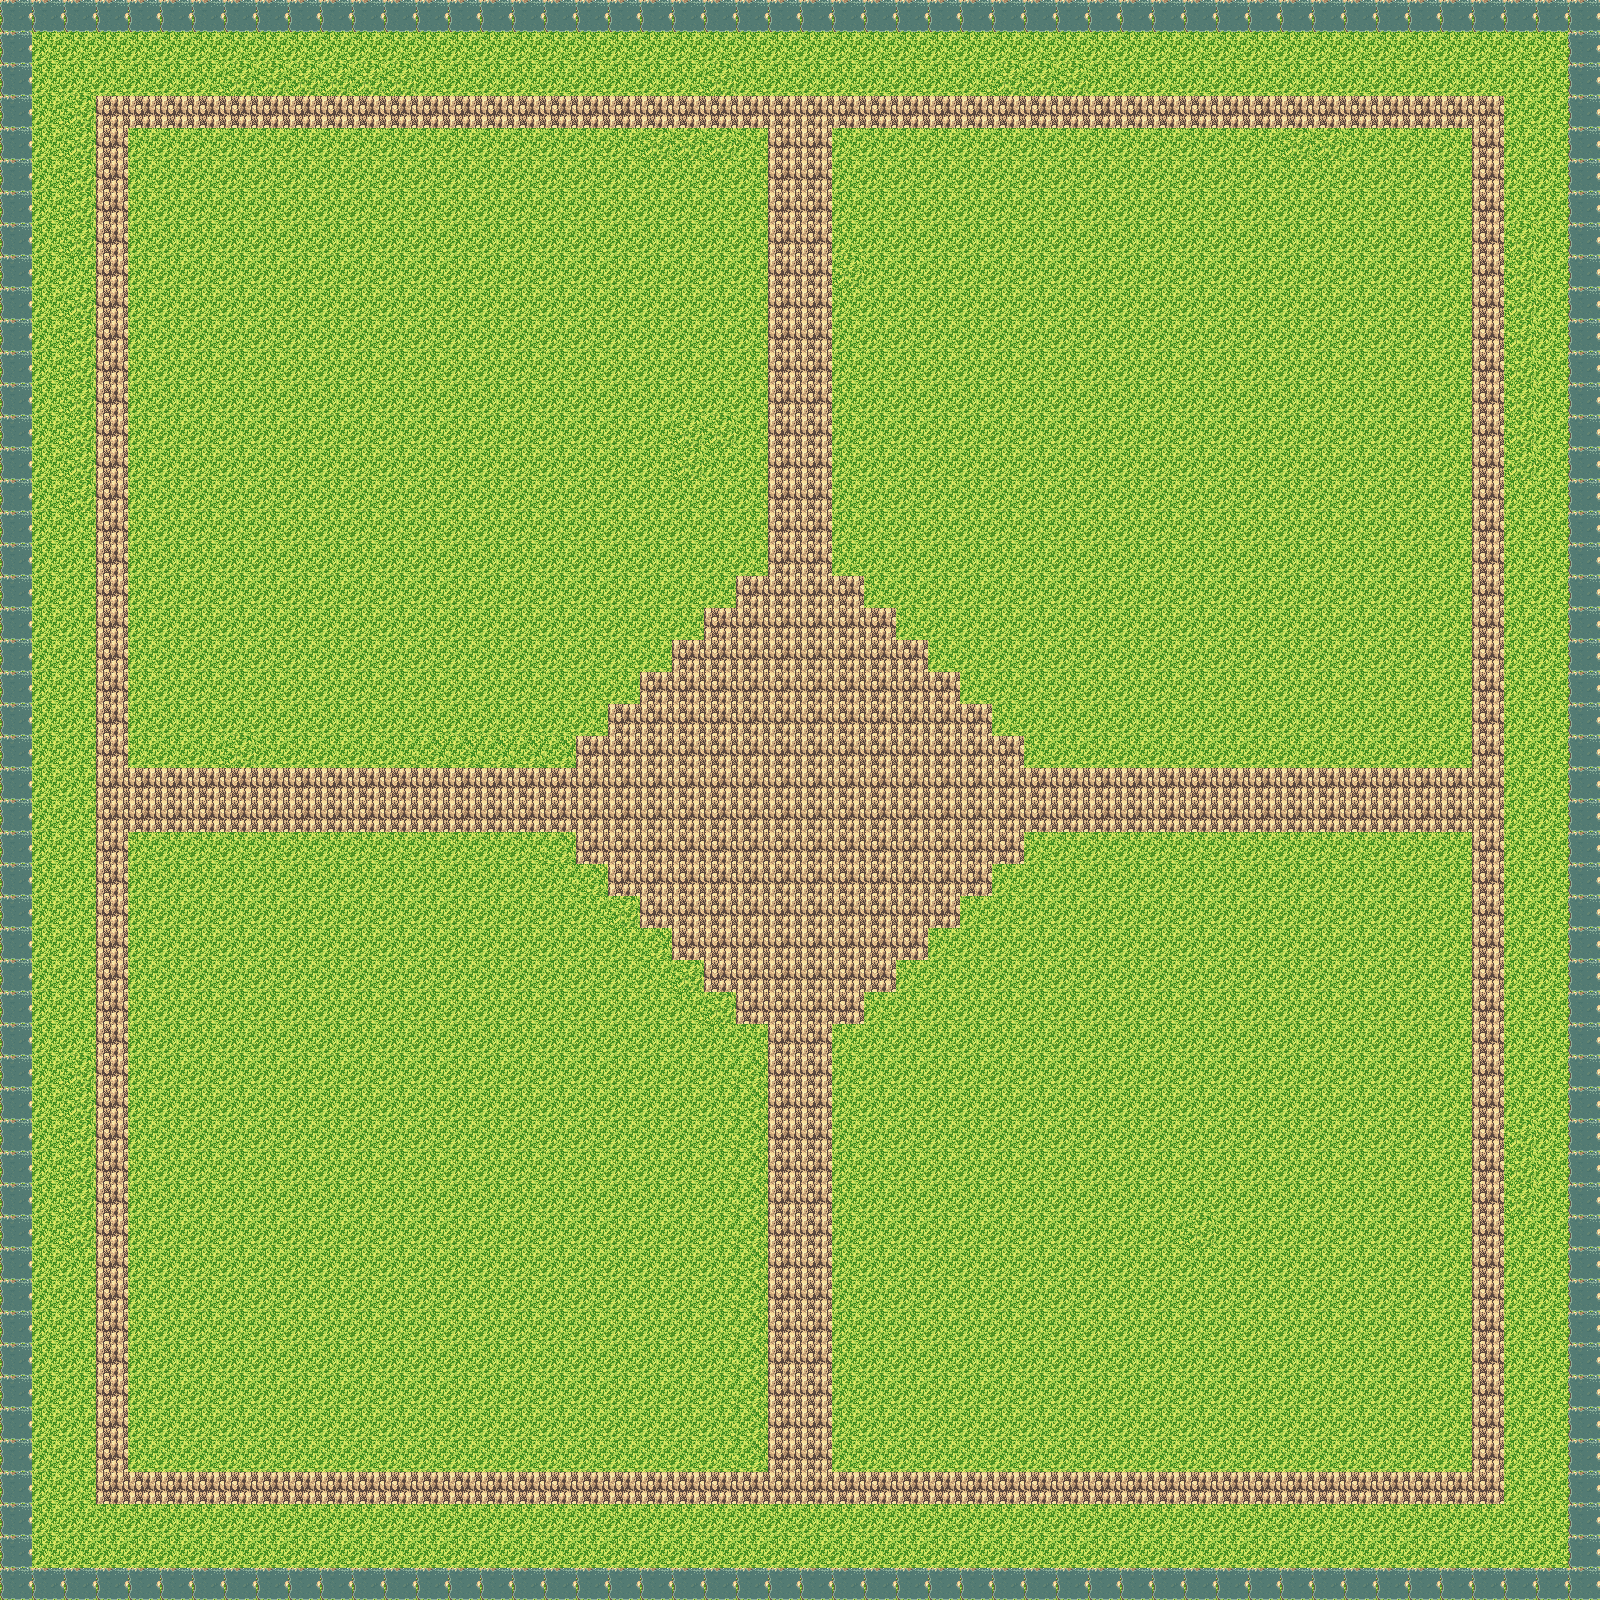

Tiled map render using the project's own tile images. Description and the map definition, with tile-layer contents summarised, below:
An orthogonal 50x50 tile map with 32x32 px tiles, 1 tile layer (Map) and 16 objects.

<map version="1.5" tiledversion="1.7.2" orientation="orthogonal" renderorder="right-down" width="50" height="50" tilewidth="32" tileheight="32" infinite="0" nextlayerid="4" nextobjectid="50">
 <tileset firstgid="1" source="tiles.tsx" />
 <layer id="1" name="Map" width="50" height="50">
  <data>[2500 cells, 2500 non-empty, 6 distinct tile ids]</data>
 </layer>
 <objectgroup id="2" name="Enemies" visible="0">
  <object id="7" gid="47" x="975.778" y="284" width="32" height="32" />
  <object id="8" gid="47" x="904.593" y="1418.15" width="32" height="32" />
  <object id="9" gid="47" x="576" y="640" width="32" height="32" />
  <object id="11" gid="47" x="622.741" y="1362.3" width="32" height="32" />
  <object id="12" gid="47" x="217.333" y="599.333" width="32" height="32" />
  <object id="13" gid="47" x="492.593" y="1068.44" width="32" height="32" />
  <object id="14" gid="47" x="230.519" y="1382.82" width="32" height="32" />
  <object id="15" gid="47" x="1257.11" y="620.741" width="32" height="32" />
  <object id="16" gid="47" x="1019.85" y="1032.67" width="32" height="32" />
  <object id="17" gid="47" x="1339.48" y="266.667" width="32" height="32" />
  <object id="18" gid="47" x="1227.56" y="1306.22" width="32" height="32" />
  <object id="19" gid="47" x="672" y="256" width="32" height="32" />
 </objectgroup>
 <objectgroup id="3" name="Water" visible="0">
  <object id="43" x="32" y="0" width="1536" height="32" />
  <object id="45" x="1568" y="32" width="32" height="1536" />
  <object id="46" x="32" y="1568" width="1536" height="32" />
  <object id="47" x="0" y="32" width="32" height="1536" />
 </objectgroup>
</map>